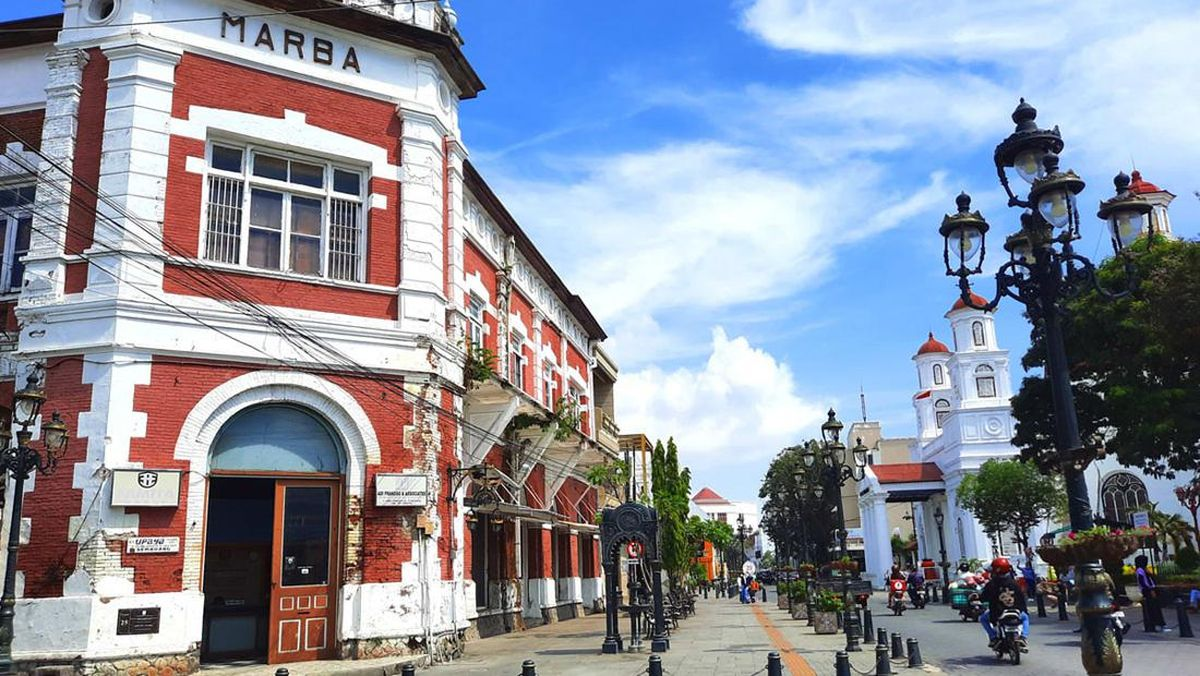
#> input picture image/kotalama.jpeg, 1200 x 676 px
$ python 16_blending_dua_gambar.py
#> lines starting #> are read from the running program, lines starting #| are printed output that depends on the picture
"""
==========================================================================
PERCOBAAN 16: BLENDING DUA GAMBAR
==========================================================================
Program ini mempelajari cara mencampur/memadukan dua gambar dengan
bobot berbeda. Blending berguna untuk transisi, watermark, overlay.

Fungsi utama:
- cv2.addWeighted(src1, alpha, src2, beta, gamma) → dst
  dst = alpha*src1 + beta*src2 + gamma
  alpha + beta biasanya = 1.0 (tapi tidak wajib)
  gamma = brightness offset
==========================================================================
"""

import cv2
import numpy as np
import os
import matplotlib.pyplot as plt

SCRIPT_DIR = os.path.dirname(os.path.abspath(__file__))
IMAGE_DIR = os.path.join(SCRIPT_DIR, "image")
OUTPUT_DIR = os.path.join(SCRIPT_DIR, "output")
os.makedirs(OUTPUT_DIR, exist_ok=True)
os.makedirs(IMAGE_DIR, exist_ok=True)


def _ensure_blend_images():
    night = os.path.join(IMAGE_DIR, "foto_malam.jpg")
    day = os.path.join(IMAGE_DIR, "foto_siang.jpg")

    if not os.path.exists(night):
        print(f"[INFO] '{night}' tidak ditemukan — membuat placeholder malam.")
        h, w = 360, 480
        img_n = np.zeros((h, w, 3), dtype=np.uint8)
        # gradient night sky
        for y in range(h):
            val = int(20 + (y / h) * 60)
            img_n[y, :] = (val//2, val//3, val)  # bluish dark
        # moon
        cv2.circle(img_n, (w - 80, 80), 30, (220, 220, 200), -1)
        # stars
        for sx in range(30, w, 60):
            for sy in range(10, 120, 35):
                cv2.circle(img_n, (sx + (sy % 7), sy + (sx % 5)), 1, (255, 255, 255), -1)
        cv2.putText(img_n, "Foto Malam (placeholder)", (10, h - 12), cv2.FONT_HERSHEY_SIMPLEX, 0.5, (200,200,200), 1)
        cv2.imwrite(night, img_n)

    if not os.path.exists(day):
        print(f"[INFO] '{day}' tidak ditemukan — membuat placeholder siang.")
        h, w = 360, 480
        img_d = np.full((h, w, 3), (200, 220, 255), dtype=np.uint8)
        # sun
        cv2.circle(img_d, (80, 80), 40, (0, 200, 255), -1)
        # simple hills
        pts = np.array([[0, 260], [120, 160], [250, 260]], np.int32)
        cv2.fillPoly(img_d, [pts], (80, 180, 90))
        pts2 = np.array([[200, 280], [340, 180], [480, 280]], np.int32)
        cv2.fillPoly(img_d, [pts2], (60, 160, 70))
        cv2.putText(img_d, "Foto Siang (placeholder)", (10, h - 12), cv2.FONT_HERSHEY_SIMPLEX, 0.5, (10,10,10), 1)
        cv2.imwrite(day, img_d)


_ensure_blend_images()

print("=" * 60)
print("PERCOBAAN 16: BLENDING DUA GAMBAR")
print("=" * 60)

# Membaca dua gambar
img1 = cv2.imread(os.path.join(IMAGE_DIR, "kotalama.jpeg"))
#> img1 is the input picture: shape (676, 1200, 3); mean B, G, R 158.5, 144.2, 138.4
img2 = cv2.imread(os.path.join(IMAGE_DIR, "jalan.jpg"))
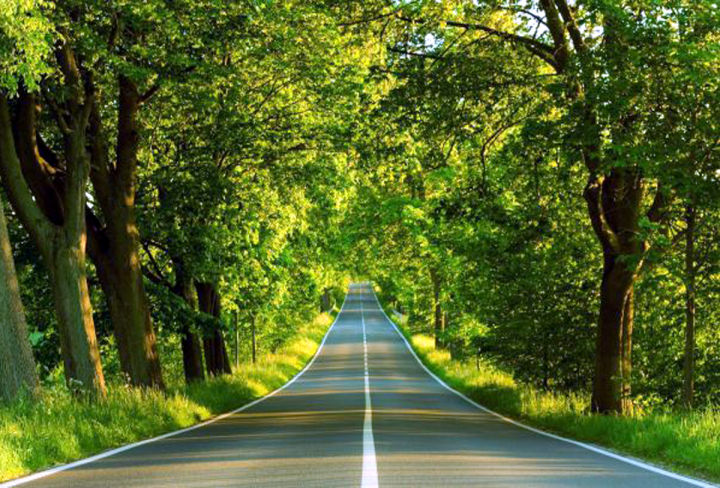
#> input picture image/jalan.jpg, 720 x 488 px
#> img2 is the input picture: shape (488, 720, 3); mean B, G, R 40.7, 99.5, 82.5

# Fallback jika gambar kedua tidak ada
if img1 is None:
    print("[ERROR] Jalankan download_image.py terlebih dahulu!")
    exit()

if img2 is None:
    # Membuat gambar kedua dari gradien jika tidak tersedia
    img2 = np.zeros_like(img1)
    h, w = img1.shape[:2]
    # Membuat gradien merah-biru
    for y in range(h):
        rasio = y / h
        img2[y, :, 0] = int(255 * rasio)       # Blue meningkat
        img2[y, :, 2] = int(255 * (1 - rasio))  # Red menurun

# Samakan ukuran kedua gambar
ukuran = (300, 300)
img1 = cv2.resize(img1, ukuran)
#> img1: shape (300, 300, 3)
img2 = cv2.resize(img2, ukuran)
#> img2: shape (300, 300, 3)

print(f"[INFO] Gambar 1: {img1.shape}")
#| [INFO] Gambar 1: (300, 300, 3)
print(f"[INFO] Gambar 2: {img2.shape}")
#| [INFO] Gambar 2: (300, 300, 3)

# ============================================================
# 1. Blending dasar dengan cv2.addWeighted
# ============================================================
print("\n--- 1. Blending Dasar ---")

# ★ KODE INTI ★ — Rumus: dst = alpha*img1 + beta*img2 + gamma
# alpha=1.0 → hanya img1 terlihat, alpha=0.0 → hanya img2, alpha=0.5 → 50-50 transparan
# alpha=0.7, beta=0.3 → gambar 1 lebih dominan
# gamma=0 → tanpa brightness offset
blend_70_30 = cv2.addWeighted(img1, 0.7, img2, 0.3, 0)
print("  Alpha=0.7, Beta=0.3 → Gambar 1 dominan")

# alpha=0.5, beta=0.5 → sama rata
blend_50_50 = cv2.addWeighted(img1, 0.5, img2, 0.5, 0)
print("  Alpha=0.5, Beta=0.5 → Setara")

# alpha=0.3, beta=0.7 → gambar 2 lebih dominan
blend_30_70 = cv2.addWeighted(img1, 0.3, img2, 0.7, 0)
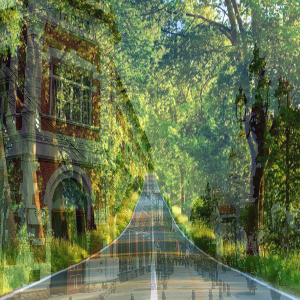
#> blend_30_70: shape (300, 300, 3); mean B, G, R 75.9, 112.8, 99.2
print("  Alpha=0.3, Beta=0.7 → Gambar 2 dominan")

# ============================================================
# 2. Variasi alpha blending
# ============================================================
print("\n--- 2. Variasi Alpha ---")

# Membuat beberapa variasi alpha blending
alpha_values = [0.0, 0.25, 0.5, 0.75, 1.0]
blend_variasi = []

for alpha in alpha_values:
    # Beta = 1 - alpha agar total bobot = 1
    beta = 1.0 - alpha
    # ★ KODE INTI ★ — Loop alpha 0.0→1.0 membuat efek FADE/TRANSISI bertahap
    # Digunakan dalam animasi, slide, atau transisi video
    # cv2.addWeighted: dst = alpha*src1 + beta*src2 + gamma
    blend = cv2.addWeighted(img1, alpha, img2, beta, 0)
    blend_variasi.append(blend)
    print(f"  Alpha={alpha:.2f}, Beta={beta:.2f}")
#> after the loop, blend_variasi = 5 items

# ============================================================
# 3. Pengaruh parameter gamma
# ============================================================
print("\n--- 3. Pengaruh Gamma ---")

# Gamma menambahkan brightness konstan ke hasil blending
blend_g0 = cv2.addWeighted(img1, 0.5, img2, 0.5, 0)
blend_g50 = cv2.addWeighted(img1, 0.5, img2, 0.5, 50)
blend_gn50 = cv2.addWeighted(img1, 0.5, img2, 0.5, -50)

print("  Gamma = 0   → normal")
print("  Gamma = 50  → lebih terang")
print("  Gamma = -50 → lebih gelap")

# ============================================================
# 4. Blending manual menggunakan NumPy
# ============================================================
print("\n--- 4. Blending Manual (NumPy) ---")

alpha_manual = 0.6
# Konversi ke float untuk perhitungan presisi
f1 = img1.astype(np.float64)
f2 = img2.astype(np.float64)

# Hitung blending manual: alpha*img1 + (1-alpha)*img2
blend_manual = (alpha_manual * f1 + (1 - alpha_manual) * f2)
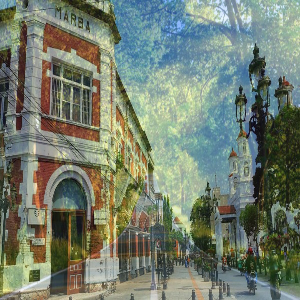
#> blend_manual: shape (300, 300, 3) float64; mean B, G, R 111.3, 126.2, 116
# np.clip untuk memastikan nilai dalam rentang valid
# .astype(np.uint8) untuk konversi kembali ke format gambar
blend_manual = np.clip(blend_manual, 0, 255).astype(np.uint8)

# Bandingkan dengan cv2.addWeighted
blend_cv = cv2.addWeighted(img1, alpha_manual, img2, 1 - alpha_manual, 0)
# Hitung perbedaan (mungkin ada sedikit karena pembulatan)
diff = np.mean(cv2.absdiff(blend_manual, blend_cv))
#> diff = 0.409
print(f"  Rata-rata perbedaan manual vs cv2: {diff:.4f}")
#|   Rata-rata perbedaan manual vs cv2: 0.4094

# ============================================================
# 5. Gradient blending (transisi halus)
# ============================================================
print("\n--- 5. Gradient Blending ---")

h, w = img1.shape[:2]
#> h = 300; w = 300

# Membuat mask gradien horizontal (kiri ke kanan)
# np.linspace membuat array nilai 0.0 sampai 1.0
gradient_h = np.linspace(0, 1, w).reshape(1, w, 1)
#> gradient_h = 300 values from 0 to 1
# np.tile menduplikasi array sesuai dimensi yang diinginkan
gradient_h = np.tile(gradient_h, (h, 1, 3))

# Terapkan blending dengan bobot berbeda per kolom
f1 = img1.astype(np.float64)
f2 = img2.astype(np.float64)
blend_gradient = (f1 * (1 - gradient_h) + f2 * gradient_h)
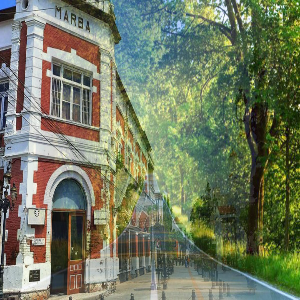
#> blend_gradient: shape (300, 300, 3) float64; mean B, G, R 97.7, 122.3, 113.9
blend_gradient = np.clip(blend_gradient, 0, 255).astype(np.uint8)
print("  Gradien horizontal: kiri=img1, kanan=img2")

# Membuat mask gradien vertikal
gradient_v = np.linspace(0, 1, h).reshape(h, 1, 1)
#> gradient_v = 300 values from 0 to 1
gradient_v = np.tile(gradient_v, (1, w, 3))
blend_gradient_v = (f1 * (1 - gradient_v) + f2 * gradient_v)
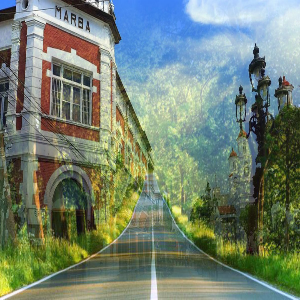
#> blend_gradient_v: shape (300, 300, 3) float64; mean B, G, R 114.7, 130.3, 115.1
blend_gradient_v = np.clip(blend_gradient_v, 0, 255).astype(np.uint8)
print("  Gradien vertikal: atas=img1, bawah=img2")

# ============================================================
# 6. Circular blending (transisi radial)
# ============================================================
print("\n--- 6. Circular Blending ---")

# Membuat mask radial (lingkaran di tengah)
Y, X = np.ogrid[:h, :w]
#> Y = 300 values from 0 to 299
# Menghitung jarak setiap piksel dari pusat
cx, cy = w // 2, h // 2
#> cx = 150; cy = 150
jarak = np.sqrt((X - cx) ** 2 + (Y - cy) ** 2)
# Normalisasi jarak ke range 0-1
radius_maks = np.sqrt(cx ** 2 + cy ** 2)
#> radius_maks = 212.1
mask_radial = np.clip(jarak / radius_maks, 0, 1)
mask_radial = np.stack([mask_radial] * 3, axis=2)

# Terapkan: tengah=img1, pinggir=img2
blend_radial = (f1 * (1 - mask_radial) + f2 * mask_radial)
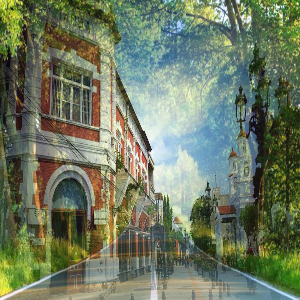
#> blend_radial: shape (300, 300, 3) float64; mean B, G, R 98.9, 122.4, 111.1
blend_radial = np.clip(blend_radial, 0, 255).astype(np.uint8)
print("  Radial: tengah=img1, pinggir=img2")

# ============================================================
# 7. Visualisasi
# ============================================================

fig, axes = plt.subplots(3, 4, figsize=(20, 15))

# Baris 1: Sumber + blending dasar
axes[0, 0].imshow(cv2.cvtColor(img1, cv2.COLOR_BGR2RGB))
axes[0, 0].set_title("Gambar 1")
axes[0, 1].imshow(cv2.cvtColor(img2, cv2.COLOR_BGR2RGB))
axes[0, 1].set_title("Gambar 2")
axes[0, 2].imshow(cv2.cvtColor(blend_70_30, cv2.COLOR_BGR2RGB))
axes[0, 2].set_title("α=0.7 β=0.3")
axes[0, 3].imshow(cv2.cvtColor(blend_50_50, cv2.COLOR_BGR2RGB))
axes[0, 3].set_title("α=0.5 β=0.5")

# Baris 2: Variasi alpha
for i, (alpha, blnd) in enumerate(zip(alpha_values[:4], blend_variasi[:4])):
    axes[1, i].imshow(cv2.cvtColor(blnd, cv2.COLOR_BGR2RGB))
    axes[1, i].set_title(f"α={alpha:.2f}")
#> this loop made 4 passes
#> alpha on passes 1 to 4: 0, 0.25, 0.5, 0.75

# Baris 3: Transisi
axes[2, 0].imshow(cv2.cvtColor(blend_g50, cv2.COLOR_BGR2RGB))
axes[2, 0].set_title("Gamma=+50")
axes[2, 1].imshow(cv2.cvtColor(blend_gradient, cv2.COLOR_BGR2RGB))
axes[2, 1].set_title("Gradien Horizontal")
axes[2, 2].imshow(cv2.cvtColor(blend_gradient_v, cv2.COLOR_BGR2RGB))
axes[2, 2].set_title("Gradien Vertikal")
axes[2, 3].imshow(cv2.cvtColor(blend_radial, cv2.COLOR_BGR2RGB))
axes[2, 3].set_title("Radial Blend")

for ax in axes.flat:
    ax.axis("off")

plt.suptitle("Percobaan 16: Blending Dua Gambar", fontsize=16, fontweight="bold")
plt.tight_layout()

output_path = os.path.join(OUTPUT_DIR, "16_blending_gambar_hasil.png")
plt.savefig(output_path, dpi=150, bbox_inches="tight")
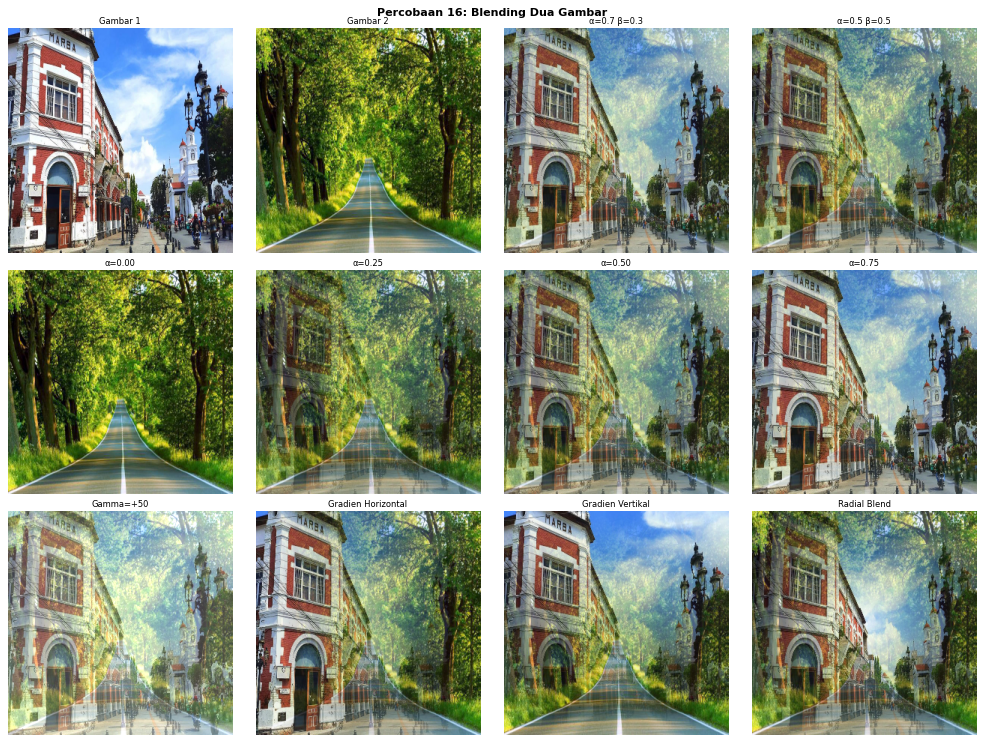
#> figure drawn by matplotlib, 12 panels
print(f"\n[OUTPUT] Hasil disimpan di: {output_path}")
plt.show()

print("\n" + "=" * 60)
print("RINGKASAN PERCOBAAN 16")
print("=" * 60)
print("  cv2.addWeighted(s1,α,s2,β,γ) → α*s1 + β*s2 + γ")
print("  α + β = 1.0 untuk bobot normal")
print("  γ > 0 lebih terang, γ < 0 lebih gelap")
print("  Gradient mask → transisi halus antar gambar")
print("  Radial mask   → efek vignette/spotlight")
print("=" * 60)
